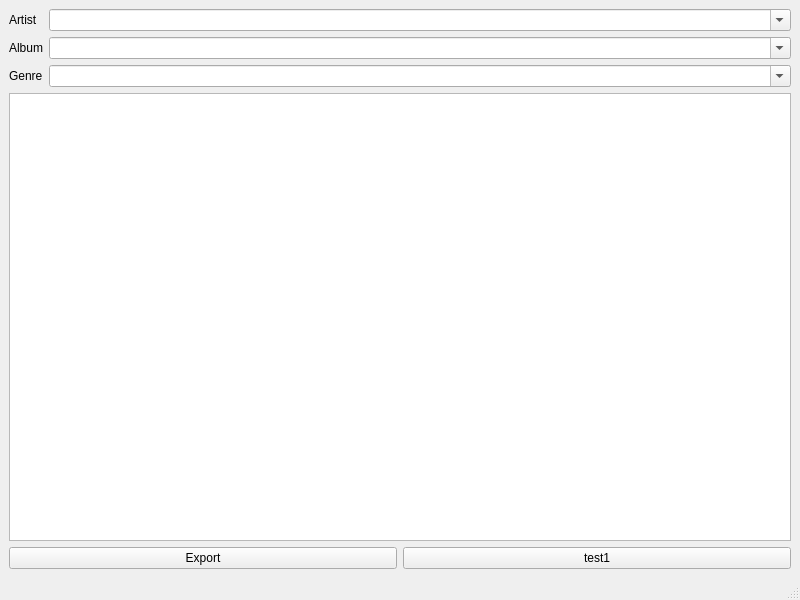
<?xml version="1.0" encoding="UTF-8"?>
<ui version="4.0">
 <class>MainWindow</class>
 <widget class="QMainWindow" name="MainWindow">
  <property name="geometry">
   <rect>
    <x>0</x>
    <y>0</y>
    <width>800</width>
    <height>600</height>
   </rect>
  </property>
  <property name="windowTitle">
   <string>Music Manager</string>
  </property>
  <property name="windowIcon">
   <iconset resource="../icons/icons.qrc">
    <normaloff>:/base/logo</normaloff>:/base/logo</iconset>
  </property>
  <property name="locale">
   <locale language="English" country="UnitedStates"/>
  </property>
  <property name="current_album_path" stdset="0">
   <string/>
  </property>
  <widget class="QWidget" name="centralwidget">
   <layout class="QHBoxLayout" name="horizontalLayout">
    <item>
     <layout class="QVBoxLayout" name="album">
      <item>
       <layout class="QFormLayout" name="formLayout">
        <item row="0" column="0">
         <widget class="QLabel" name="label">
          <property name="text">
           <string>Artist</string>
          </property>
         </widget>
        </item>
        <item row="0" column="1">
         <widget class="QComboBox" name="cb_artist">
          <property name="sizePolicy">
           <sizepolicy hsizetype="Expanding" vsizetype="Fixed">
            <horstretch>0</horstretch>
            <verstretch>0</verstretch>
           </sizepolicy>
          </property>
          <property name="editable">
           <bool>true</bool>
          </property>
          <property name="sizeAdjustPolicy">
           <enum>QComboBox::AdjustToContents</enum>
          </property>
         </widget>
        </item>
        <item row="1" column="0">
         <widget class="QLabel" name="label_2">
          <property name="text">
           <string>Album</string>
          </property>
         </widget>
        </item>
        <item row="1" column="1">
         <widget class="QComboBox" name="cb_album">
          <property name="sizePolicy">
           <sizepolicy hsizetype="Expanding" vsizetype="Fixed">
            <horstretch>0</horstretch>
            <verstretch>0</verstretch>
           </sizepolicy>
          </property>
          <property name="editable">
           <bool>true</bool>
          </property>
          <property name="sizeAdjustPolicy">
           <enum>QComboBox::AdjustToContents</enum>
          </property>
         </widget>
        </item>
        <item row="2" column="0">
         <widget class="QLabel" name="label_3">
          <property name="text">
           <string>Genre</string>
          </property>
         </widget>
        </item>
        <item row="2" column="1">
         <widget class="QComboBox" name="cb_genre">
          <property name="sizePolicy">
           <sizepolicy hsizetype="Expanding" vsizetype="Fixed">
            <horstretch>0</horstretch>
            <verstretch>0</verstretch>
           </sizepolicy>
          </property>
          <property name="editable">
           <bool>true</bool>
          </property>
         </widget>
        </item>
       </layout>
      </item>
      <item>
       <widget class="QTableView" name="tb_tracks"/>
      </item>
      <item>
       <layout class="QHBoxLayout" name="horizontalLayout_2">
        <item>
         <widget class="QPushButton" name="btn_export">
          <property name="text">
           <string>Export</string>
          </property>
         </widget>
        </item>
        <item>
         <widget class="QPushButton" name="pushButton">
          <property name="text">
           <string>test1</string>
          </property>
         </widget>
        </item>
       </layout>
      </item>
     </layout>
    </item>
   </layout>
  </widget>
  <widget class="QStatusBar" name="statusbar"/>
 </widget>
 <resources>
  <include location="../icons/icons.qrc"/>
 </resources>
 <connections/>
</ui>
